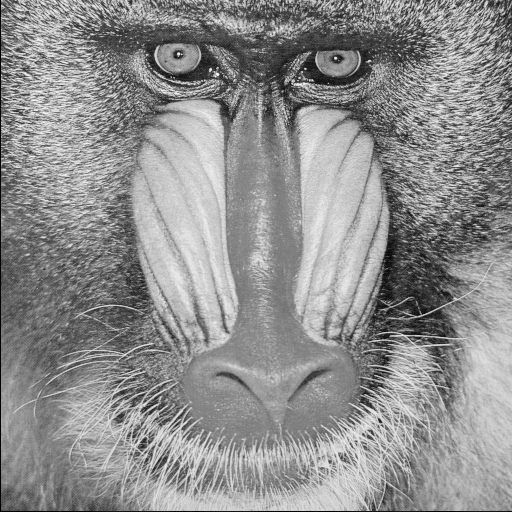
#> input picture csc483-atkinst/images/project3/demo.pgm, 512 x 512 px
$ jupyter execute Project3B.ipynb   (older library calls are emulated)
#> lines starting #> are read from the running program, lines starting #| are printed output that depends on the picture
#> further down, test_image is the input picture: shape (512, 512, 3); min 0, max 255, mean 142.4
### csc483-atkinst/project3/project3.py
import cv2
import numpy as np
import math

def SobelEdgeDetectorX(image):
    if len(image.shape) == 3:
        gray = cv2.cvtColor(image, cv2.COLOR_BGR2GRAY)
        gray = np.float32(gray)
    else:
        gray = image
        gray = np.float32(gray)
    gaussianblur = cv2.GaussianBlur(gray, (5,5), 0)
#> gaussianblur: shape (512, 512) float32
    #gaussianimg = cv2.filter2D(image, cv2.CV_32F, gaussianfilter)
    kernelx = np.asarray([[-1, 0, 1],[-2, 0, 2], [-1, 0, 1]])
    sobeledgeimg = cv2.filter2D(gaussianblur, cv2.CV_32F, kernelx)
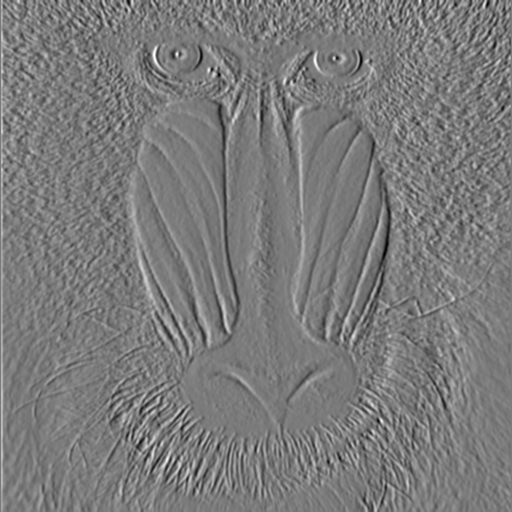
#> sobeledgeimg: shape (512, 512) float32; min -353.7, max 379.5, mean 0.9; drawn with min black and max white
    return sobeledgeimg

def SobelEdgeDetectorY(image):
    if len(image.shape) == 3:
        gray = cv2.cvtColor(image, cv2.COLOR_BGR2GRAY)
        gray = np.float32(gray)
    else:
        gray = image
        gray = np.float32(gray)
    gaussianblur = cv2.GaussianBlur(gray, (5,5), 0)
    #gaussianimg = cv2.filter2D(image, cv2.CV_32F, gaussianfilter)
    kernely = np.asarray([[-1, -2, -1], [0, 0, 0], [1, 2, 1]])
    sobeledgeimg = cv2.filter2D(gaussianblur, cv2.CV_32F, kernely)
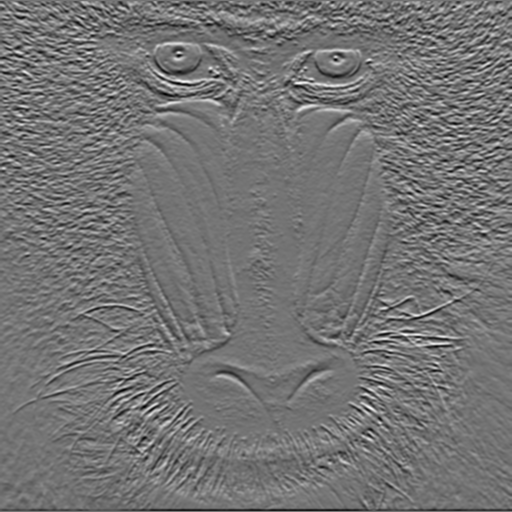
#> sobeledgeimg: shape (512, 512) float32; min -321.8, max 383.7, mean -0.4; drawn with min black and max white
    return sobeledgeimg

def EdgeMagnitude(vertEdge, horzEdge):
    magnitude = np.hypot(vertEdge, horzEdge)
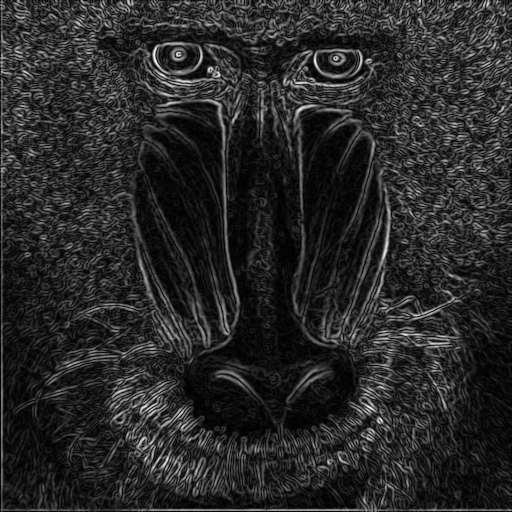
#> magnitude: shape (512, 512) float32; min 0, max 405.6, mean 65.4; drawn with min black and max white
    return magnitude

def EdgeOrientation(vertEdge, horzEdge):
    orientation = np.arctan2(vertEdge, horzEdge)
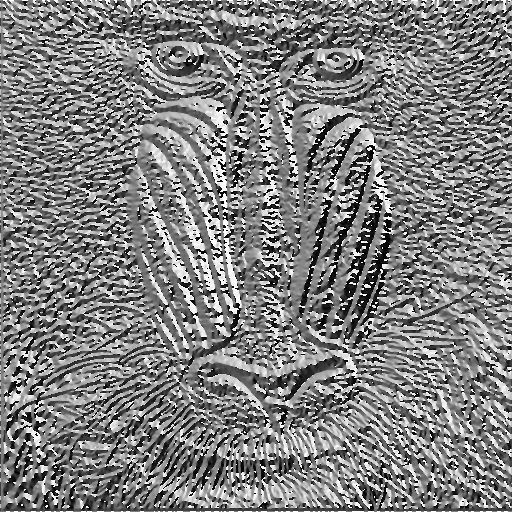
#> orientation: shape (512, 512) float32; min -3.14, max 3.14, mean 0.00937; drawn with min black and max white
    return orientation

def NonMaxSupress(edgeMagImg, edgeOrientImg):
    angleBins = np.array([0, 45, 90, 135])
    # [5 lines of commented-out code are left out]
    for y in range(len(edgeMagImg)-1):
        for x in range(len(edgeMagImg[y])-1):
            imgAngles = np.rad2deg(edgeOrientImg[y])
            #imgAngles = np.linspace(imgAngles)
            roundedAngles = np.digitize(imgAngles, angleBins)
            #print(imgAngles, roundedAngles)
            #print(imgAngles)
            if angleBins[roundedAngles[y]-1] == 0:
                if edgeMagImg[y][x-1] <= edgeMagImg[y][x] and edgeMagImg[y][x+1] <= edgeMagImg[y][x]:
                    edgeMagImg[y][x] = 0
            elif angleBins[roundedAngles[x]-1] == 45:
                if edgeMagImg[y-1][x] <= edgeMagImg[y][x] and edgeMagImg[y+1][x] <= edgeMagImg[y][x]:
                    edgeMagImg[y][x] = 0
            elif angleBins[roundedAngles[x]-1] == 90:
                if edgeMagImg[y-1][x-1] <= edgeMagImg[y][x] and edgeMagImg[y+1][x+1] <= edgeMagImg[y][x]:
                    edgeMagImg[y][x] = 0
            elif angleBins[roundedAngles[x]-1] == 135:
                if edgeMagImg[y-1][x+1] <= edgeMagImg[y][x] and edgeMagImg[y+1][x-1] <= edgeMagImg[y][x]:
                    edgeMagImg[y][x] = 0
    return edgeMagImg

def TwoThresholds(edgeMagImg, lowThreshold, highThreshold):
    lowThresh = lowThreshold
    highThresh = highThreshold
    #print(edgeMagImg)
    array = np.copy(edgeMagImg)
    edgeCategoryList = []

    for y in range(len(edgeMagImg)-1):
        edgeList = []
        for x in range(len(edgeMagImg[y])-1):
            categoryList = []
            if edgeMagImg[y][x] > highThresh:
                category = "HIGH"
                array[y][x] = 1
            elif (lowThresh <= edgeMagImg[y][x] or edgeMagImg[y][x] <= highThresh):
                category = "WEAK"
                array[y][x] = 0.5
            elif edgeMagImg[y][x] < lowThresh:
                edgeMagImg[y][x] = 0
                category = "DISCARD"
                array[y][x] = 0
                categoryList.append(category)
            edgeList.append(categoryList)
    edgeCategoryList.append(edgeList)
    edgeCategoryList = np.array(edgeCategoryList)
    return edgeMagImg, array

def EdgeTracking(thresholdedImg):
    for y in range(len(thresholdedImg[0])-1):
        for x in range(len(thresholdedImg[0][y])-1):
            if (0 <= y < thresholdedImg[1].shape[0] - 1 and 0 <= x < thresholdedImg[1].shape[1] - 1):
                if thresholdedImg[1][y][x] == 0.5:
                    if (thresholdedImg[1][y][x-1] == 1 or
                    thresholdedImg[1][y][x+1] == 1 or
                    thresholdedImg[1][y-1][x] == 1 or
                    thresholdedImg[1][y+1][x] == 1 or
                    thresholdedImg[1][y-1][x+1] == 1 or
                    thresholdedImg[1][y-1][x-1] == 1 or
                    thresholdedImg[1][y+1][x-1] == 1 or
                    thresholdedImg[1][y+1][x+1] == 1):
                        continue
                    else:
                        thresholdedImg[0][y][x] = 0

    return thresholdedImg[0]

def Canny(image, lowThreshold, highThreshold):
    if len(image.shape) == 3:
        gray = cv2.cvtColor(image, cv2.COLOR_BGR2GRAY)
        gray = np.float32(gray)
    else:
        gray = img
        gray = np.float32(gray)
    gaussianblur = cv2.GaussianBlur(gray, (5,5), 0)
    sobelX = SobelEdgeDetectorX(gray)
    sobelY = SobelEdgeDetectorY(gray)
    edgeMagnitude = EdgeMagnitude(sobelX, sobelY)
    edgeOrientation = EdgeOrientation(sobelY, sobelX)
    nonMaxSupress = NonMaxSupress(edgeMagnitude, edgeOrientation)
    thresholded = TwoThresholds(nonMaxSupress, lowThreshold, (highThreshold))
    edgeTracking = EdgeTracking(thresholded)
    return edgeTracking

# [39 lines left out: function myHoughLines, not called in this run]

# [17 lines that do not run on import are left out]

### csc483-atkinst/project3/Project3B.ipynb
# Project 3B:  Canny Filter

The Sobel operator used in Part A of this project is good, but tends to over-produce edges. The Canny operator is a common approach to isolating edge pixels.  As demonstrated by lecture and readings, there are five steps.  In your `project3.py` file, implement each of the steps and test below.

---

### Step 1: Apply a Gaussian filter to smooth the image.

A nice 5x5 kernel like those used in Project 2 should be good.  Show your results below

[cell 1]
import numpy as np
import matplotlib.pyplot as plt
import math
import cv2

test_image = cv2.imread('../images/project3/demo.pgm')
gaussianblur = cv2.GaussianBlur(test_image, (5,5), 0)
#gaussianimg = cv2.filter2D(test_image, cv2.CV_32F, gaussianblur)
plt.imshow(gaussianblur.astype(np.uint8))
plt.show()

---

### Step 2: Find the gradient

Use a sobel operator to find the intensity gradient of the image -- that is, the edges

* You'll need to calculate both the magnitude (as in part A)

$G = \sqrt{G_{x}^{2} + G_{y}^{2}}$

* You'll also need to calculate the orientation of the edge:

$ \theta = arctan(\frac{G_{y}}{G_{x}}) $

It is up to your discretion what format you store this information, but keep in mind it is on a per-pixel level.

Visualize the magnitude and orientation of the edges in an image in the cell below

[cell 2]
from project3 import *
sobelX = SobelEdgeDetectorX(test_image)
sobelY = SobelEdgeDetectorY(test_image)
edgeMagnitude = EdgeMagnitude(sobelX, sobelY)
edgeOrientation = EdgeOrientation(sobelY, sobelX)
plt.imshow((edgeMagnitude).astype(np.uint8), cmap='gray')
plt.show()
plt.imshow((edgeOrientation).astype(np.uint8), cmap='gray')
plt.show()
#print(edgeMagnitude)

---

### Step 3: Non Maximum Suppression

The idea here is that some gradient edges can still be many pixels wide "thick", whereas we really only want edges to be one pixel wide.  We can resolve this by iterating through each *magnitude* pixel, and compare its value to the values of its neighbors along the orientation of the edge (as calculated by your orientation image).  We only care about four "cardinal" directions.

* if the (rounded) angle is $0^{\circ}$, compare the pixel to its east and west neighbors, and zero it out if it non-maximal
* if the angle is $90^{\circ}$, compare to the north and west neighbors
* follow the same logic for $45^{\circ}$ (NE and SW) and $135^{\circ}$ (NW and SE)

In the event that a pixel's magnitude is lower than its neighbors, just set it to zero.  If it is maximal, leave it alone.  Show the result of your testing below.

[cell 3]
nonMaxSupress = NonMaxSupress(edgeMagnitude, edgeOrientation)
#> after the loop in NonMaxSupress, `for y in range(len(edgeMagImg)-1):`:
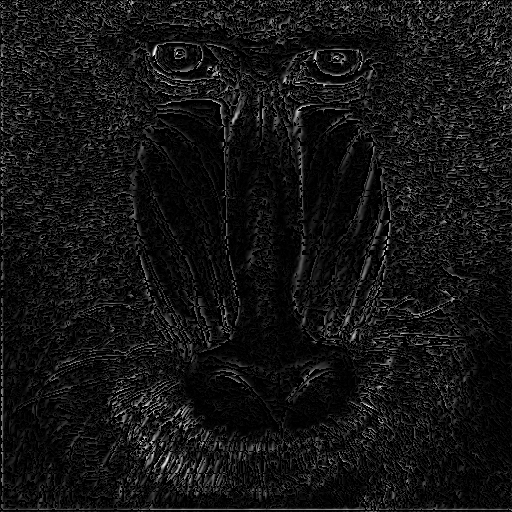
#> edgeMagImg: shape (512, 512) float32; min 0, max 386.4, mean 30.3; drawn with min black and max white

plt.imshow((nonMaxSupress).astype(np.uint8),cmap='gray')
plt.show()
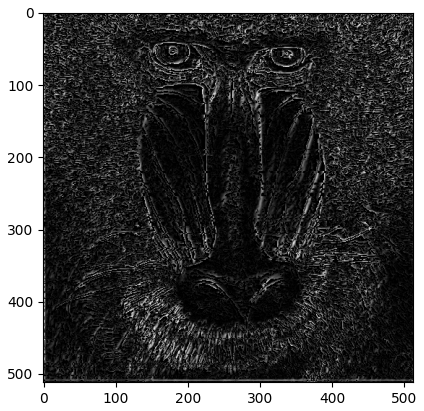
#> figure drawn by matplotlib, 1 panel

---

### Step 4: Set two thresholds

We next need to determine a "high" --  $T_{hi}$  -- and "low"  -- $T_{low}$ --  threshold value for edge pixels.  The idea here is that we can now classify magnitude pixels into three categories:

* strong:  ($ G \gt T_{hi}$)- definitely an edge
* weak:  ($ T_{low} \lt G \lt T_{hi}$) - possibly an edge
* discard: ($G \lt T_{low}$) - too weak, simply discard

Unfortunately, these values have to be determined through emprical trial and error, and can vary from image to image.

Try having $T_{hi} = 1.5 \times T_{low}$

Test for a range of different values, and show them side by side

[cell 4]
thresholded = TwoThresholds(nonMaxSupress, 100, (100*1.5))
#> in TwoThresholds, `edgeCategoryList = np.array(edgeCategoryList)`: edgeCategoryList = empty array
plt.imshow((thresholded[0]).astype(np.uint8), cmap='gray')
plt.show()

---

### Step 5: Edge Tracking

Follow the following "blob tracking" algorithm:  iterate through all the weak magnitude pixels and look at its eight neighbors.  If at least one of its neighbors is a strong pixel, then the weak edge pixel probably belongs to a strong edge, and keep it.  Otherwise, discard it. Demonstrate your testing below.

[cell 5]
edgeTracking = EdgeTracking(thresholded)
#> in EdgeTracking, `return thresholdedImg[0]`:
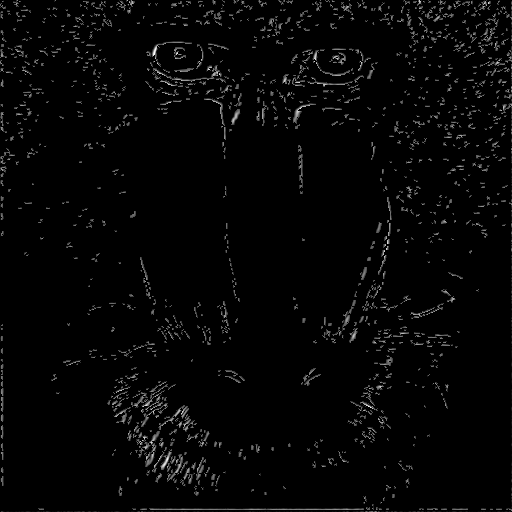
#> returned value: shape (512, 512) float32; min 0, max 386.4, mean 8.4; drawn with min black and max white
plt.imshow((edgeTracking).astype(np.uint8),cmap='gray')
plt.show()
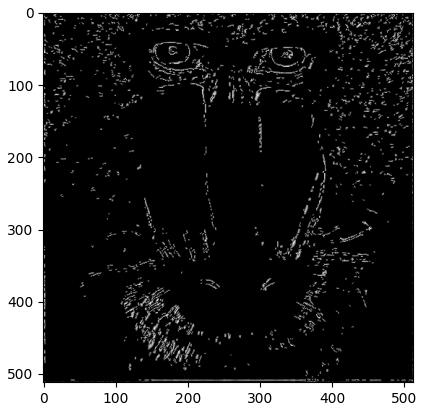
#> figure drawn by matplotlib, 1 panel

### Conclusion:

Wrap everything together in a function called Canny inside of project3.py.  You should use the same API signature as the openCV Canny() edge detector.  Show your testing below.

[cell 6]
cvcanny = cv2.Canny(test_image, 300, (300*1.5))
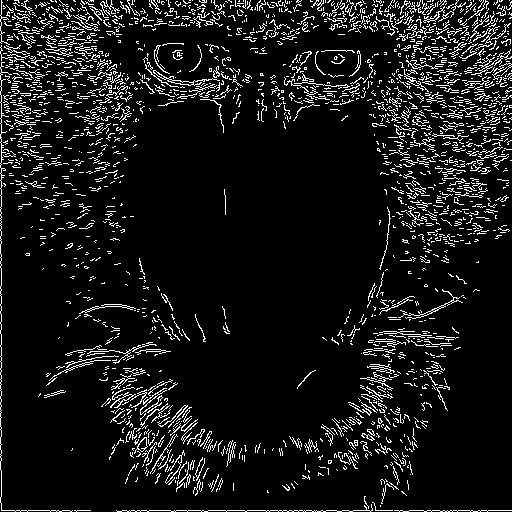
#> cvcanny: shape (512, 512); 8.9% white in thin lines or dots
plt.imshow(cvcanny, cmap='gray')
plt.show()
mycanny = Canny(test_image, 50, (50*1.5))
plt.imshow(mycanny.astype(np.uint8), cmap='gray')
plt.show()
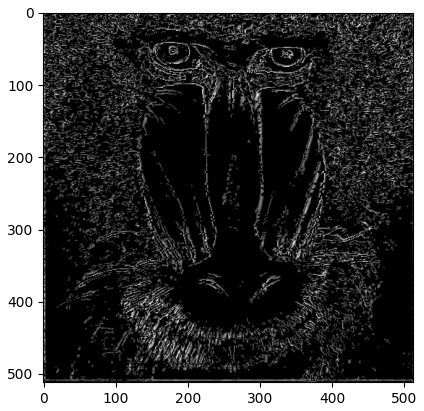
#> figure drawn by matplotlib, 1 panel
